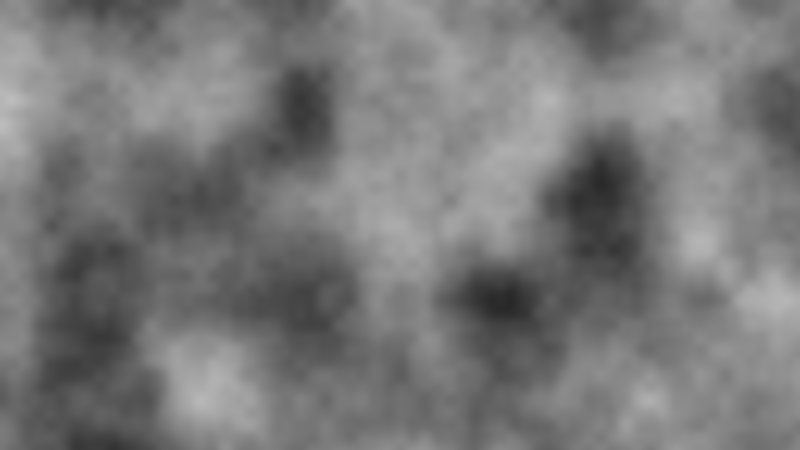
Frame 1 (no input)
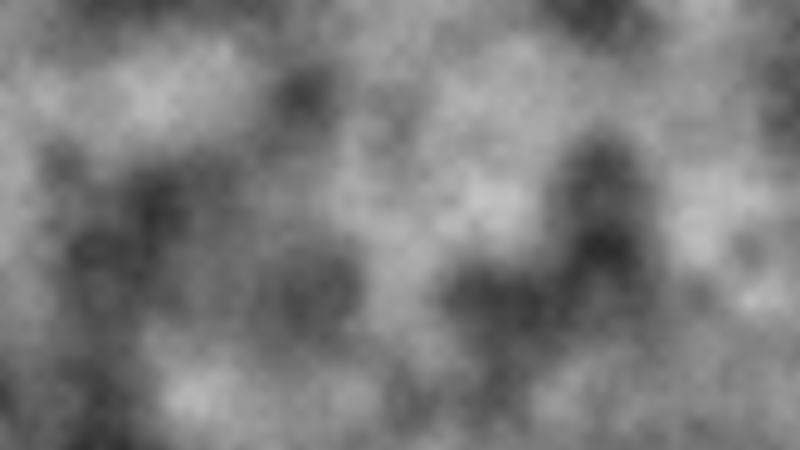
Frame 60 (the mouse pressed at the canvas centre just before this capture)
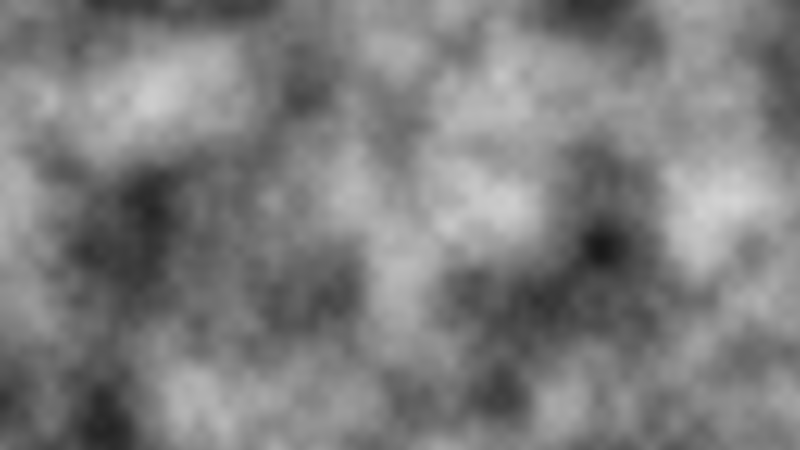
Frame 120 (the mouse held since frame 60 and released just before this capture)

The Processing sketch that drew these frames (run headless with seeded random() and noise(); from frame 60 on, the mouse is pressed at the canvas centre):

// Processing sketch: main
// ── main.pde
float NOISE_FACTOR = 0.01;

float timeOffset = random(100);

void setPixel(int x, int y, color rgba) {
  int index = x + y * width;
  pixels[index] = rgba;
}

void setup() {
  size(800, 450);
  pixelDensity(1);
}

void draw() {
  timeOffset += 0.003; 
  
  loadPixels();
  
  for (int i = 0; i < width; i++) {
    for (int j = 0; j < height; j++) {
        float noiseValue = noise(i * NOISE_FACTOR, j * NOISE_FACTOR, timeOffset);
        setPixel(i, j, color(noiseValue * 255));
    }
  }
    
  updatePixels();
}
